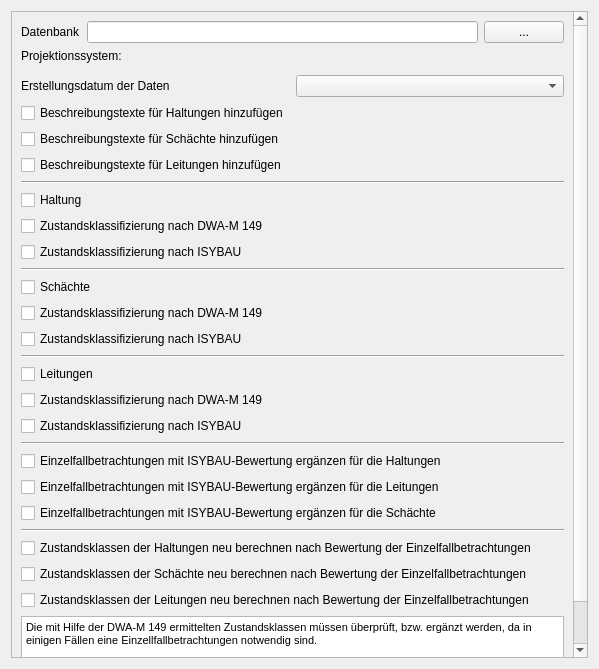
<?xml version="1.0" encoding="UTF-8"?>
<ui version="4.0">
 <class>sanierungsbedarfszahlDialogBase</class>
 <widget class="QDialog" name="sanierungsbedarfszahlDialogBase">
  <property name="geometry">
   <rect>
    <x>0</x>
    <y>0</y>
    <width>599</width>
    <height>669</height>
   </rect>
  </property>
  <property name="windowTitle">
   <string>Zustandsklassen</string>
  </property>
  <layout class="QVBoxLayout" name="verticalLayout_2">
   <item>
    <widget class="QScrollArea" name="scrollArea">
     <property name="widgetResizable">
      <bool>true</bool>
     </property>
     <widget class="QWidget" name="scrollAreaWidgetContents">
      <property name="geometry">
       <rect>
        <x>0</x>
        <y>0</y>
        <width>579</width>
        <height>649</height>
       </rect>
      </property>
      <layout class="QVBoxLayout" name="verticalLayout_3">
       <item>
        <layout class="QHBoxLayout" name="horizontalLayout">
         <item>
          <widget class="QLabel" name="label">
           <property name="text">
            <string>Datenbank</string>
           </property>
          </widget>
         </item>
         <item>
          <widget class="QLineEdit" name="db"/>
         </item>
         <item>
          <widget class="QPushButton" name="pushButton">
           <property name="text">
            <string>...</string>
           </property>
          </widget>
         </item>
        </layout>
       </item>
       <item>
        <layout class="QVBoxLayout" name="verticalLayout">
         <item>
          <widget class="QLabel" name="label_6">
           <property name="font">
            <font>
             <family>Tahoma</family>
             <weight>50</weight>
             <bold>false</bold>
            </font>
           </property>
           <property name="text">
            <string>Projektionssystem:</string>
           </property>
           <property name="alignment">
            <set>Qt::AlignLeading|Qt::AlignLeft|Qt::AlignVCenter</set>
           </property>
          </widget>
         </item>
         <item>
          <widget class="QgsProjectionSelectionWidget" name="epsg" native="true"/>
         </item>
        </layout>
       </item>
       <item>
        <layout class="QHBoxLayout" name="horizontalLayout_2">
         <item>
          <widget class="QLabel" name="label_2">
           <property name="text">
            <string>Erstellungsdatum der Daten</string>
           </property>
          </widget>
         </item>
         <item>
          <widget class="QComboBox" name="date"/>
         </item>
        </layout>
       </item>
       <item>
        <widget class="QCheckBox" name="checkBox_7">
         <property name="text">
          <string>Beschreibungstexte für Haltungen hinzufügen</string>
         </property>
        </widget>
       </item>
       <item>
        <widget class="QCheckBox" name="checkBox_8">
         <property name="text">
          <string>Beschreibungstexte für Schächte hinzufügen</string>
         </property>
        </widget>
       </item>
       <item>
        <widget class="QCheckBox" name="checkBox_10">
         <property name="text">
          <string>Beschreibungstexte für Leitungen hinzufügen</string>
         </property>
        </widget>
       </item>
       <item>
        <widget class="Line" name="line">
         <property name="orientation">
          <enum>Qt::Horizontal</enum>
         </property>
        </widget>
       </item>
       <item>
        <widget class="QCheckBox" name="checkBox_3">
         <property name="text">
          <string>Haltung</string>
         </property>
        </widget>
       </item>
       <item>
        <widget class="QCheckBox" name="checkBox">
         <property name="text">
          <string>Zustandsklassifizierung nach DWA-M 149</string>
         </property>
        </widget>
       </item>
       <item>
        <widget class="QCheckBox" name="checkBox_2">
         <property name="text">
          <string>Zustandsklassifizierung nach ISYBAU</string>
         </property>
        </widget>
       </item>
       <item>
        <widget class="Line" name="line_2">
         <property name="orientation">
          <enum>Qt::Horizontal</enum>
         </property>
        </widget>
       </item>
       <item>
        <widget class="QCheckBox" name="checkBox_5">
         <property name="text">
          <string>Schächte</string>
         </property>
        </widget>
       </item>
       <item>
        <widget class="QCheckBox" name="checkBox_4">
         <property name="text">
          <string>Zustandsklassifizierung nach DWA-M 149</string>
         </property>
        </widget>
       </item>
       <item>
        <widget class="QCheckBox" name="checkBox_6">
         <property name="text">
          <string>Zustandsklassifizierung nach ISYBAU</string>
         </property>
        </widget>
       </item>
       <item>
        <widget class="Line" name="line_4">
         <property name="orientation">
          <enum>Qt::Horizontal</enum>
         </property>
        </widget>
       </item>
       <item>
        <widget class="QCheckBox" name="checkBox_11">
         <property name="text">
          <string>Leitungen</string>
         </property>
        </widget>
       </item>
       <item>
        <widget class="QCheckBox" name="checkBox_12">
         <property name="text">
          <string>Zustandsklassifizierung nach DWA-M 149</string>
         </property>
        </widget>
       </item>
       <item>
        <widget class="QCheckBox" name="checkBox_13">
         <property name="text">
          <string>Zustandsklassifizierung nach ISYBAU</string>
         </property>
        </widget>
       </item>
       <item>
        <widget class="Line" name="line_5">
         <property name="orientation">
          <enum>Qt::Horizontal</enum>
         </property>
        </widget>
       </item>
       <item>
        <widget class="QCheckBox" name="checkBox_16">
         <property name="text">
          <string>Einzelfallbetrachtungen mit ISYBAU-Bewertung ergänzen für die Haltungen</string>
         </property>
        </widget>
       </item>
       <item>
        <widget class="QCheckBox" name="checkBox_18">
         <property name="text">
          <string>Einzelfallbetrachtungen mit ISYBAU-Bewertung ergänzen für die Leitungen</string>
         </property>
        </widget>
       </item>
       <item>
        <widget class="QCheckBox" name="checkBox_17">
         <property name="text">
          <string>Einzelfallbetrachtungen mit ISYBAU-Bewertung ergänzen für die Schächte</string>
         </property>
        </widget>
       </item>
       <item>
        <widget class="Line" name="line_3">
         <property name="orientation">
          <enum>Qt::Horizontal</enum>
         </property>
        </widget>
       </item>
       <item>
        <widget class="QCheckBox" name="checkBox_9">
         <property name="text">
          <string>Zustandsklassen der Haltungen neu berechnen nach Bewertung der Einzelfallbetrachtungen</string>
         </property>
        </widget>
       </item>
       <item>
        <widget class="QCheckBox" name="checkBox_14">
         <property name="text">
          <string>Zustandsklassen der Schächte neu berechnen nach Bewertung der Einzelfallbetrachtungen</string>
         </property>
        </widget>
       </item>
       <item>
        <widget class="QCheckBox" name="checkBox_15">
         <property name="text">
          <string>Zustandsklassen der Leitungen neu berechnen nach Bewertung der Einzelfallbetrachtungen</string>
         </property>
        </widget>
       </item>
       <item>
        <widget class="QTextBrowser" name="textBrowser">
         <property name="maximumSize">
          <size>
           <width>16777215</width>
           <height>50</height>
          </size>
         </property>
         <property name="html">
          <string>&lt;!DOCTYPE HTML PUBLIC &quot;-//W3C//DTD HTML 4.0//EN&quot; &quot;http://www.w3.org/TR/REC-html40/strict.dtd&quot;&gt;
&lt;html&gt;&lt;head&gt;&lt;meta name=&quot;qrichtext&quot; content=&quot;1&quot; /&gt;&lt;style type=&quot;text/css&quot;&gt;
p, li { white-space: pre-wrap; }
&lt;/style&gt;&lt;/head&gt;&lt;body style=&quot; font-family:'MS Shell Dlg 2'; font-size:8.25pt; font-weight:400; font-style:normal;&quot;&gt;
&lt;p style=&quot; margin-top:0px; margin-bottom:0px; margin-left:0px; margin-right:0px; -qt-block-indent:0; text-indent:0px;&quot;&gt;&lt;span style=&quot; font-size:8pt;&quot;&gt;Die mit Hilfe der DWA-M 149 ermittelten Zustandsklassen müssen überprüft, bzw. ergänzt werden, da in einigen Fällen eine Einzellfallbetrachtungen notwendig sind.&lt;/span&gt;&lt;/p&gt;&lt;/body&gt;&lt;/html&gt;</string>
         </property>
        </widget>
       </item>
       <item>
        <widget class="QDialogButtonBox" name="button_box">
         <property name="orientation">
          <enum>Qt::Horizontal</enum>
         </property>
         <property name="standardButtons">
          <set>QDialogButtonBox::Cancel|QDialogButtonBox::Ok</set>
         </property>
        </widget>
       </item>
      </layout>
     </widget>
    </widget>
   </item>
  </layout>
 </widget>
 <customwidgets>
  <customwidget>
   <class>QgsProjectionSelectionWidget</class>
   <extends>QWidget</extends>
   <header>qgsprojectionselectionwidget.h</header>
  </customwidget>
 </customwidgets>
 <resources/>
 <connections>
  <connection>
   <sender>button_box</sender>
   <signal>accepted()</signal>
   <receiver>sanierungsbedarfszahlDialogBase</receiver>
   <slot>accept()</slot>
   <hints>
    <hint type="sourcelabel">
     <x>20</x>
     <y>20</y>
    </hint>
    <hint type="destinationlabel">
     <x>20</x>
     <y>20</y>
    </hint>
   </hints>
  </connection>
  <connection>
   <sender>button_box</sender>
   <signal>rejected()</signal>
   <receiver>sanierungsbedarfszahlDialogBase</receiver>
   <slot>reject()</slot>
   <hints>
    <hint type="sourcelabel">
     <x>20</x>
     <y>20</y>
    </hint>
    <hint type="destinationlabel">
     <x>20</x>
     <y>20</y>
    </hint>
   </hints>
  </connection>
 </connections>
</ui>
